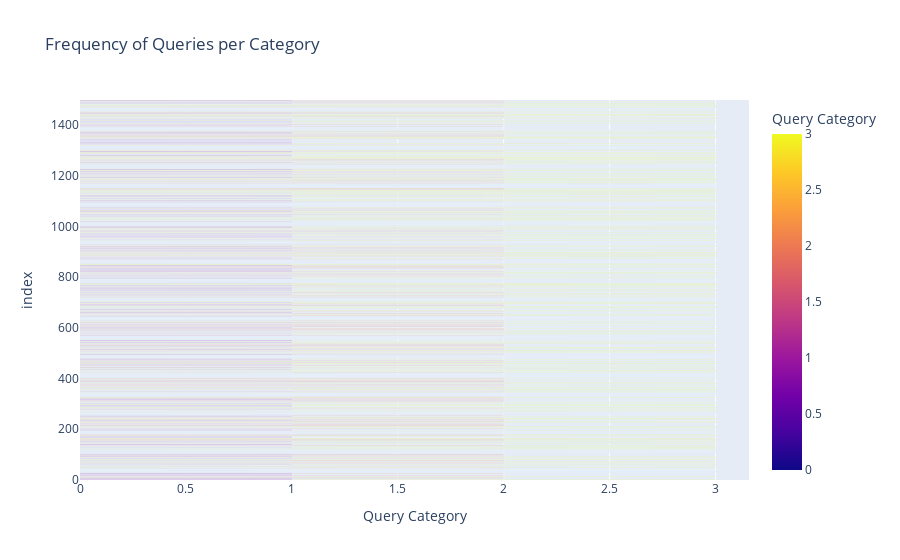

The cell this chart's notebook holds for it:
### Markdown cell above
#### What is a Bar Chart?

A bar chart is a graph that uses rectangular bars to represent and compare the frequency, count, or value of different categories. Each bar's length or height is proportional to the value it represents.

- **X-axis:** Shows the categories (e.g., types of queries).
- **Y-axis:** Shows the values (e.g., number of queries in each category).

Bar charts are useful for visualizing and comparing data across different groups or categories.

### Code cell
df = stu_query
fig = px.bar(df, x="Query_Category", color="Query_Category", title="Frequency of Queries per Category", labels={"Query_Category": "Query Category"})
fig.show()

### Figure 1 — Plotly figure (JSON) as saved in the notebook; plotly's stock layout.template omitted (floating-point values rounded to 4 significant figures; data arrays with more than 128 entries replaced by an {"elided": "..."} marker saying what was removed)
{"data": [{"hovertemplate": "Query Category=%{marker.color}<br>index=%{y}<extra></extra>", "legendgroup": "", "marker": {"color": {"elided": "1500 int values"}, "coloraxis": "coloraxis", "pattern": {"shape": ""}}, "name": "", "orientation": "h", "showlegend": false, "textposition": "auto", "type": "bar", "x": {"elided": "1500 int values"}, "xaxis": "x", "y": {"elided": "1500 int values"}, "yaxis": "y"}], "layout": {"barmode": "relative", "coloraxis": {"colorbar": {"title": {"text": "Query Category"}}, "colorscale": [[0, "#0d0887"], [0.1111, "#46039f"], [0.2222, "#7201a8"], [0.3333, "#9c179e"], [0.4444, "#bd3786"], [0.5556, "#d8576b"], [0.6667, "#ed7953"], [0.7778, "#fb9f3a"], [0.8889, "#fdca26"], [1, "#f0f921"]]}, "legend": {"tracegroupgap": 0}, "title": {"text": "Frequency of Queries per Category"}, "xaxis": {"anchor": "y", "domain": [0, 1], "title": {"text": "Query Category"}}, "yaxis": {"anchor": "x", "domain": [0, 1], "title": {"text": "index"}}}}
